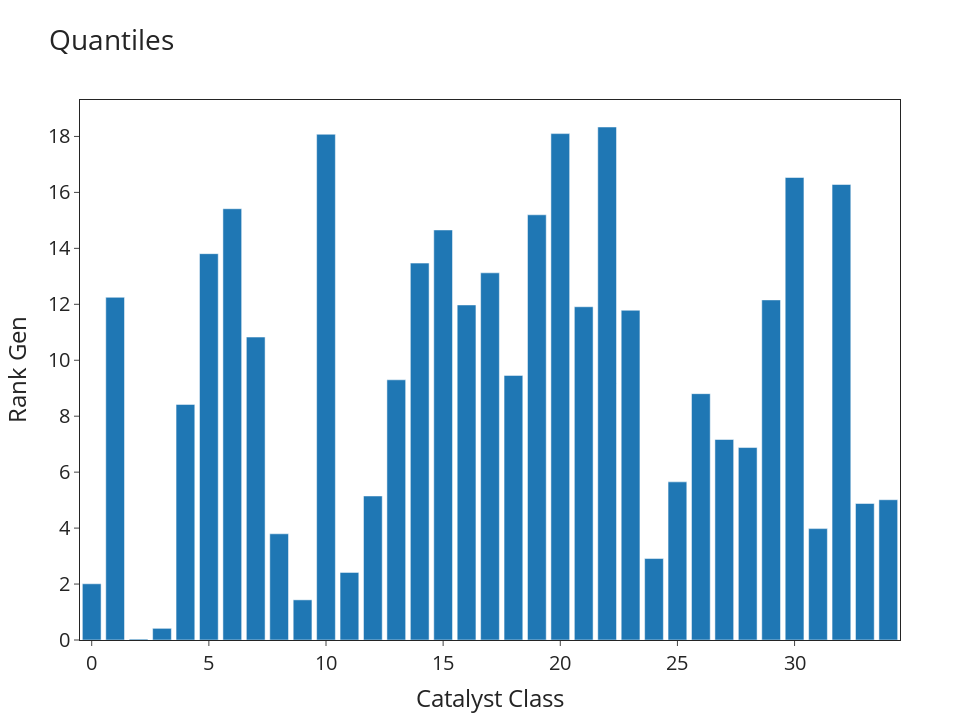

Notebook cell for this chart:
### Code cell
df_ee["Quantile_rank"]= 0


df_ee['Quantile_rank'] = (
    df_ee.groupby('Reaction')['ee'].transform(lambda g: pd.qcut(g, q=20, labels=False))
)
mean_quant = df_ee.groupby(['ID'])['Quantile_rank'].mean()
print(mean_rank)

fig = px.bar(x=mean_quant.index, y=mean_quant,
                labels={'x':'Catalyst Class', 'y':'Rank Gen'},title='Quantiles',
                template='simple_white',
                width=980, height=720,
                )

fig.update_xaxes(mirror=True)
fig.update_yaxes(mirror=True)

fig.update_layout(
    font_size=20,
)

fig.show()
print(mean_quant.sort_values())
mean_rank.sort_values()
NEWDF = pd.DataFrame()
NEWDF['ee']= df_ee['ee']

NEWDF['Quantile_rank']= df_ee['Quantile_rank']
NEWDF['Reaction']= df_ee['Reaction']

### Figure 1 — Plotly figure (JSON) as saved in the notebook; plotly's stock layout.template omitted (floating-point values rounded to 4 significant figures)
{"data": [{"alignmentgroup": "True", "hovertemplate": "Catalyst Class=%{x}<br>Rank Gen=%{y}<extra></extra>", "legendgroup": "", "marker": {"color": "#1F77B4", "pattern": {"shape": ""}}, "name": "", "offsetgroup": "", "orientation": "v", "showlegend": false, "textposition": "auto", "type": "bar", "x": [0, 1, 2, 3, 4, 5, 6, 7, 8, 9, 10, 11, 12, 13, 14, 15, 16, 17, 18, 19, 20, 21, 22, 23, 24, 25, 26, 27, 28, 29, 30, 31, 32, 33, 34], "xaxis": "x", "y": [2.009, 12.25, 0.03241, 0.4167, 8.421, 13.81, 15.42, 10.83, 3.796, 1.435, 18.08, 2.417, 5.148, 9.301, 13.47, 14.66, 11.98, 13.12, 9.458, 15.2, 18.1, 11.91, 18.34, 11.79, 2.912, 5.653, 8.806, 7.167, 6.88, 12.16, 16.53, 3.981, 16.28, 4.88, 5.014], "yaxis": "y"}], "layout": {"barmode": "relative", "font": {"size": 20}, "height": 720, "legend": {"tracegroupgap": 0}, "title": {"text": "Quantiles"}, "width": 980, "xaxis": {"anchor": "y", "domain": [0, 1], "mirror": true, "title": {"text": "Catalyst Class"}}, "yaxis": {"anchor": "x", "domain": [0, 1], "mirror": true, "title": {"text": "Rank Gen"}}}}
